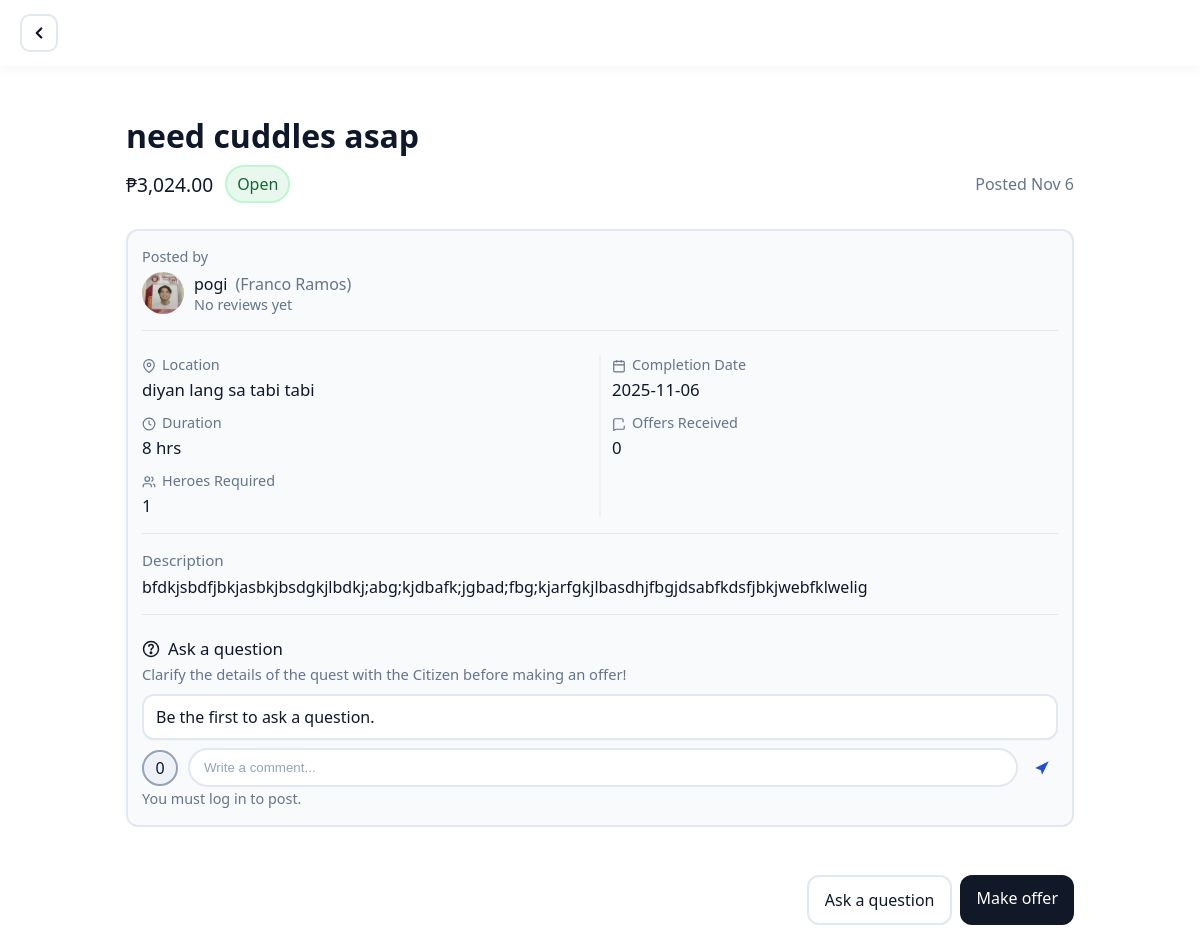
Page /pages/gawain-detail.php?id=22 on the committed database.
### tables this page shows
CREATE TABLE `jobs` (
  `id` int(11) NOT NULL,
  `user_id` int(11) DEFAULT NULL,
  `title` varchar(150) NOT NULL,
  `category` varchar(100) NOT NULL,
  `description` text NOT NULL,
  `location` varchar(200) NOT NULL,
  `budget` decimal(10,2) DEFAULT NULL,
  `date_needed` date DEFAULT NULL,
  `status` varchar(20) NOT NULL DEFAULT 'open',
  `posted_at` datetime NOT NULL DEFAULT current_timestamp(),
  `image_path` varchar(255) DEFAULT NULL,
  `starting_location` varchar(200) DEFAULT NULL,
  `ending_location` varchar(200) DEFAULT NULL,
  `urgency` varchar(20) DEFAULT NULL,
  `time_preference` varchar(20) DEFAULT NULL,
  `specific_time` varchar(20) DEFAULT NULL,
  `time_range_start` varchar(20) DEFAULT NULL,
  `time_range_end` varchar(20) DEFAULT NULL,
  `payment_type` varchar(20) DEFAULT NULL,
  `estimated_hours` decimal(5,2) DEFAULT NULL,
  `additional_cost` decimal(10,2) DEFAULT NULL,
  `requirements` text DEFAULT NULL,
  `helpers_needed` int(11) DEFAULT 1,
  `screening_questions` text DEFAULT NULL,
  `make_mandatory` tinyint(1) DEFAULT 0,
  `is_negotiable` tinyint(1) DEFAULT 0
);

### pages/gawain-detail.php (the view, shortened to what this page needs)
<?php
include '../config/db_connect.php';
$db = $conn ?? $mysqli ?? null;
$table = 'jobs';
function e($v){ return htmlspecialchars((string)$v, ENT_QUOTES, 'UTF-8'); }
function fmt_money($v){
    $n = is_numeric($v) ? (float)$v : 0; return '₱' . number_format($n, 2);
}
$jobs = null;
$id = isset($_GET['id']) ? (int)$_GET['id'] : 0;
if ($id > 0 && $db) {
    $sql = "SELECT * FROM {$table} WHERE id = ? LIMIT 1";
    if ($stmt = mysqli_prepare($db, $sql)) {
        mysqli_stmt_bind_param($stmt, 'i', $id);
        if (mysqli_stmt_execute($stmt)) {
            $res = mysqli_stmt_get_result($stmt);
            $jobs = mysqli_fetch_assoc($res) ?: null;
        }
    }
}
$pageTitle = isset($jobs['title']) ? trim((string)$jobs['title']) : '';
$priceLabel = fmt_money($jobs['budget'] ?? '');
$status = ucfirst(strtolower((string)($jobs['status'] ?? 'open')));
$durationLabel = (!empty($jobs['estimated_hours']))
	? (rtrim(rtrim(number_format((float)$jobs['estimated_hours'], 2, '.', ''), '0'), '.') . ' hr' . (((float)$jobs['estimated_hours'] == 1.0) ? '' : 's'))
	: '—';
$offers = 0;
$helpersNeeded = (int)($jobs['helpers_needed'] ?? 1);
function url_from_path($p){
  return '../' . ltrim($p, '/');
}
$clientAvatarUrl = '';
$jobOwnerId = (int)($jobs['user_id'] ?? 0);
$posterUsername = '';
$posterFirst = '';
$posterLast  = '';
if ($jobOwnerId > 0 && $db) {
	if ($u = @mysqli_prepare(
		$db,
		"SELECT
			COALESCE(username,'')     AS username,
			COALESCE(first_name,'')   AS first_name,
			COALESCE(last_name,'')    AS last_name,
			COALESCE(avatar,'')       AS avatar
		 FROM users WHERE id = ? LIMIT 1"
	)) {
		mysqli_stmt_bind_param($u, 'i', $jobOwnerId);
		if (@mysqli_stmt_execute($u)) {
			$ur = @mysqli_stmt_get_result($u);
			if ($ur && ($row = @mysqli_fetch_assoc($ur))) {
				$posterUsername  = (string)($row['username'] ?? '');
				$posterFirst     = (string)($row['first_name'] ?? '');
				$posterLast      = (string)($row['last_name'] ?? '');
				$clientAvatarUrl = url_from_path($row['avatar'] ?? '');
			}
		}
	}
}
$posterName = trim($posterUsername !== '' ? $posterUsername : trim($posterFirst . ' ' . $posterLast));
$posterFullName = trim(($posterFirst ?? '') . ' ' . ($posterLast ?? ''));
$isOwner = false;
$profileHref = $isOwner
  ? './profile.php'
  : ($jobOwnerId
      ? ('./user-detail.php?id=' . (int)$jobOwnerId)
      : ($posterName !== '' ? ('./user-detail.php?name=' . urlencode($posterName)) : '#'));
$viewerId = (int)($_SESSION['user_id'] ?? 0);
$thread = [];
?>
<!DOCTYPE html>
<html lang="en">
<head>
  <link rel="stylesheet" href="../assets/css/styles.css" />
</head>
<body class="theme-profile-bg page-fade is-ready">
  <header class="dash-topbar detail-topbar">
    <a class="back-btn" href="./home-gawain.php" aria-label="Back to posts">
      <svg width="18" height="18" viewBox="0 0 24 24" fill="none" stroke="currentColor" stroke-width="3" stroke-linecap="round" stroke-linejoin="round"><path d="M15 18l-6-6 6-6"/></svg>
    </a>
  </header>
  <main class="detail-wrap">
    <h1 class="detail-title"><?php echo e($pageTitle ?: ($jobs['title'] ?? '')); ?></h1>
    <div class="price-row">
      <div class="price"><?php echo e($priceLabel); ?></div>
      <span class="badge"><?php echo e($status); ?></span>
      <span style="margin-left:auto; color:#64748b; font-weight:700;">Posted <?php echo e(date('M j', strtotime($jobs['posted_at'] ?? 'now'))); ?></span>
    </div>
    <div class="detail-grid">
      <div class="detail-main">
        <div class="meta-merged" aria-label="Details">
          <div class="meta-item">
            <h3 class="meta-title">Posted by</h3>
            <div class="poster">
              <div class="avatar">
                <?php
                if (!empty($clientAvatarUrl)) {
                  echo '<a href="' . e($profileHref) . '" title="View user details"><img class="avatar-img" src="' . e($clientAvatarUrl) . '" alt="' . e($posterName) . '" /></a>';
                } else {
                  echo '<a href="' . e($profileHref) . '" title="View user details"><img class="avatar-img" src="../assets/images/your-photo.png" alt="' . e($posterName) . '" style="object-fit:cover;" /></a>';
                }
                ?>
              </div>
              <div>
                <div style="font-weight:800; display:flex; align-items:center; gap:8px; flex-wrap:wrap;">
                  <a href="<?php echo e($profileHref); ?>" title="View user details" style="color:inherit; text-decoration:none;"><?php echo e($posterName); ?></a>
                  <?php if (!empty($posterFullName)): ?>
                    <span style="color:#64748b; font-weight:700;">(<?php echo e($posterFullName); ?>)</span>
                  <?php endif; ?>
                </div>
                <div style="color:#64748b; font-size:.9rem;">No reviews yet</div>
              </div>
            </div>
            <div class="meta-divider" role="presentation"></div>
            <div class="info-list">
              <div class="info-row">
                <div class="label">
                  <span class="ico" aria-hidden="true">
                    <svg width="14" height="14" viewBox="0 0 24 24" fill="none" stroke="currentColor" stroke-width="2"><path d="M21 10c0 7-9 13-9 13S3 17 3 10a9 9 0 1 1 18 0Z"/><circle cx="12" cy="10" r="3"/></svg>
                  </span>
                  <span>Location</span>
                </div>
                <div class="value"><?php echo ($jobs['location'] ?? '') ? e($jobs['location']) : 'Online'; ?></div>
              </div>
              <div class="info-row">
                <div class="label">
                  <span class="ico" aria-hidden="true">
                    <svg width="14" height="14" viewBox="0 0 24 24" fill="none" stroke="currentColor" stroke-width="2"><rect x="3" y="4" width="18" height="18" rx="2"/><path d="M16 2v4M8 2v4M3 10h18"/></svg>
                  </span>
                  <span>Completion Date</span>
                </div>
                <div class="value"><?php echo ($jobs['date_needed'] ?? '') ? e($jobs['date_needed']) : 'Anytime'; ?></div>
              </div>
              <div class="info-row">
                <div class="label">
                  <span class="ico" aria-hidden="true">
                    <svg width="14" height="14" viewBox="0 0 24 24" fill="none" stroke="currentColor" stroke-width="2"><circle cx="12" cy="12" r="10"/><path d="M12 6v6l4 2"/></svg>
                  </span>
                  <span>Duration</span>
                </div>
                <div class="value"><?php echo e($durationLabel); ?></div>
              </div>
              <div class="info-row">
                <div class="label">
                  <span class="ico" aria-hidden="true">
                    <svg width="14" height="14" viewBox="0 0 24 24" fill="none" stroke="currentColor" stroke-width="2"><path d="M21 15v4a2 2 0 0 1-2 2H7l-4 2V5a2 2 0 0 1 2-2h12a2 2 0 0 1 2 2v4"/></svg>
                  </span>
                  <span>Offers Received</span>
                </div>
                <div class="value"><?php echo e($offers); ?></div>
              </div>
              <div class="info-row">
                <div class="label">
                  <span class="ico" aria-hidden="true">
                    <svg width="14" height="14" viewBox="0 0 24 24" fill="none" stroke="currentColor" stroke-width="2"><path d="M16 21v-2a4 4 0 0 0-4-4H6a4 4 0 0 0-4 4v2"/><circle cx="9" cy="7" r="4"/><path d="M22 21v-2a4 4 0 0 0-3-3.87"/><path d="M16 3.13a4 4 0 0 1 0 7.75"/></svg>
                  </span>
                  <span>Heroes Required</span>
                </div>
                <div class="value"><?php echo $helpersNeeded; ?></div>
              </div>
            </div>
            <div class="meta-divider" role="presentation"></div>
            <div class="merged-desc" aria-label="Description">
              <h3>Description</h3>
              <pre><?php echo e($jobs['description'] ?? ''); ?></pre>
            </div>
            <div class="meta-divider" role="presentation"></div>
            <section class="ask-panel ask-inset" id="ask-box" aria-label="Ask a question">
              <h3 class="ask-title">
                <svg width="18" height="18" viewBox="0 0 24 24" fill="none" stroke="currentColor" stroke-width="2"><circle cx="12" cy="12" r="10"/><path d="M9 9a3 3 0 0 1 6 0c0 2-3 2-3 5"/><circle cx="12" cy="17" r="1"/></svg>
                Ask a question
              </h3>
              <p class="ask-sub">Clarify the details of the quest with the Citizen before making an offer!</p>
              <div class="comment-list" aria-label="Recent Q&A">
                <?php if (empty($thread)): ?>
                  <div class="bubble" style="border-radius:12px;">Be the first to ask a question.</div>
                <?php endif; ?>
              </div>
              <div class="ask-input-row">
                <div class="ask-counter" id="askCount" aria-label="Questions count"><?php echo (int)count($thread); ?></div>
                <form class="ask-form" id="askForm" method="post" novalidate>
                  <input class="ask-field" type="text" name="body" placeholder="Write a comment..." aria-label="Write a comment" required <?php echo $viewerId ? '' : 'disabled'; ?> />
                  <button type="submit" class="ask-send" aria-label="Send question" title="Send"<?php echo $viewerId ? '' : ' disabled'; ?>>
                    <svg viewBox="0 0 24 24" fill="currentColor" aria-hidden="true"><path d="M3 12l18-9-9 18-1.5-6L3 12z"/></svg>
                  </button>
                </form>
              </div>
              <?php if (!$viewerId): ?>
                <small class="hint">You must log in to post.</small>
              <?php endif; ?>
            </section>
      </div>
    </div>
  </main>
  <footer class="footer-bar">
    <div class="footer-inner">
      <div class="footer-actions">
  <a class="btn-ghost" href="#ask-box" role="button">Ask a question</a>
        <a class="btn-solid" href="./make-offer.php<?php echo $id ? ('?id='.(int)$id) : ''; ?>" role="button">Make offer</a>
      </div>
    </div>
  </footer>
</body>
</html>

### assets/css/styles.css (style rules this page uses)
* { box-sizing: border-box; }
html, body { height: 100%; margin: 0; }
body { font-family: 'Montserrat', system-ui, -apple-system, Segoe UI, Roboto, Arial, sans-serif; color: #0f172a; background: #ffffff; }
@media (prefers-reduced-motion: no-preference) { body.page-fade { opacity: 0; transform: translateY(6px); } }
@media (prefers-reduced-motion: no-preference) { body.page-fade.is-ready { transition: opacity 320ms ease, transform 320ms ease; opacity: 1; transform: none; } }
.theme-profile-bg { background: #ffffff; background-attachment: initial; background-size: auto; }
.theme-profile-bg .dash-topbar { background: transparent; border-bottom-color: rgba(255,255,255,.18); }
:root { --pal-1: #597D9E; --pal-2: #1893B7; --pal-3: #98CFDD; --pal-4: #0E74A2; --pal-5: #4E6589; --bg:#f6f8fb; --text:#0f172a; --muted:#475569; --card:#ffffff; --line:#e2e8f0; --brand: var(--pal-4); --accent-g: var(--pal-1); --accent-b: var(--pal-2); --shadow:0 10px 25px rgba(2,6,23,.08); --aside-collapsed: 14px; --aside-expanded: 280px; }
.hint { font-size: .9rem; color: #64748b; }
.dash-topbar { position: sticky; top: 0; z-index: 10; display: flex; align-items: center; gap: 12px; background: var(--card); border-bottom: 1px solid var(--line); padding: 14px 20px; min-height: 64px; box-shadow: 0 4px 12px rgba(2,6,23,.04); }
.btn-ghost { background:transparent; border:1px solid var(--line); color:var(--text); }
.theme-profile-bg .dash-topbar { border-bottom: 3px solid #0078a6; position: relative; z-index: 1; }
.theme-profile-bg .dash-topbar { border-bottom: 3px solid #0078a6; }

### rows in the picture
jobs: title "need cuddles asap", budget "₱3,024.00", status "Open", posted_at "Nov 6", location "diyan lang sa tabi tabi", date_needed "2025-11-06", estimated_hours "8 hrs", helpers_needed "1", description "bfdkjsbdfjbkjasbkjbsdgkjlbdkj;abg;kjdbafk;jgbad;fbg;kjarfgkjlbasdhjfbgjdsabfkdsfjbkjwebfklwelig"

### other values in the picture
$posterName "pogi"
$posterFullName "Franco Ramos"
$offers "0"
count($thread) "0"
